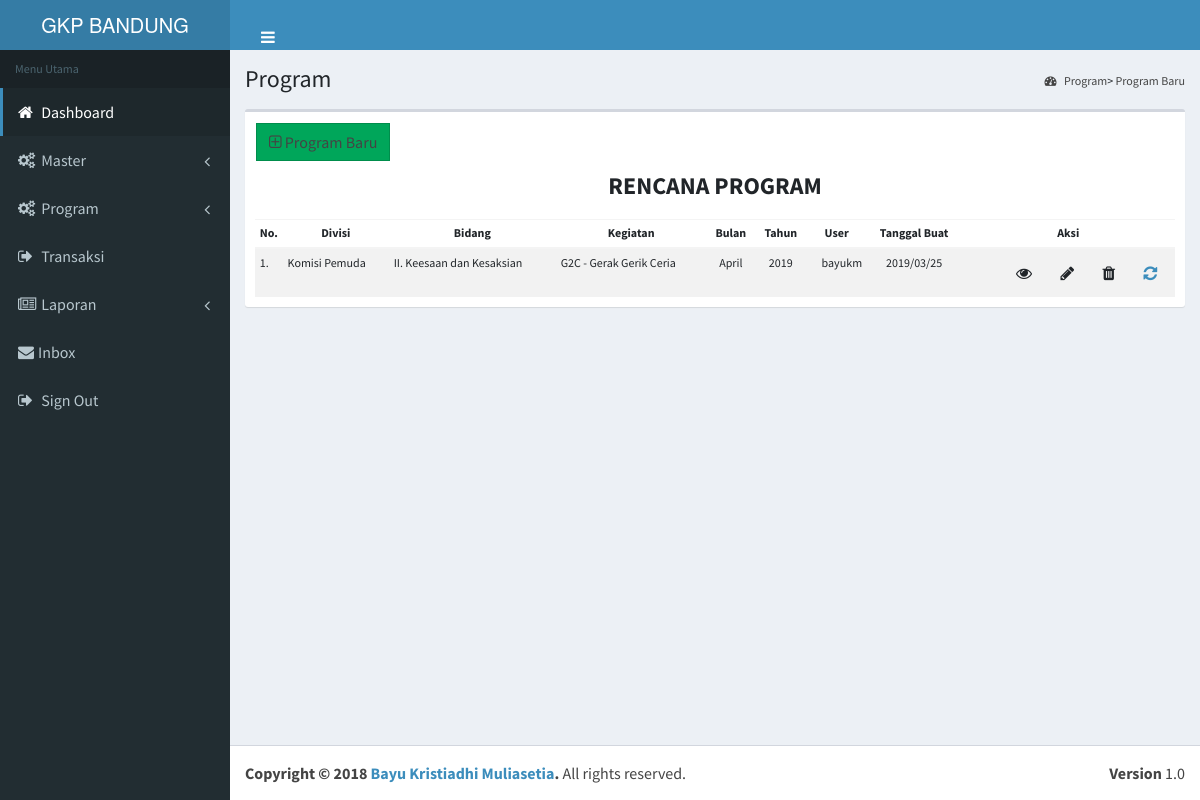
Screenshot of /main/program.php (signed in) with the database file from the repository.
### tables this page shows
CREATE TABLE `tbl_transaksi` (
  `trans_id` int(7) NOT NULL,
  `div_id` int(2) NOT NULL,
  `bid_id` int(2) NOT NULL,
  `usr_id` int(3) NOT NULL,
  `trans_tgl` timestamp NOT NULL DEFAULT CURRENT_TIMESTAMP,
  `update_tgl` datetime NOT NULL DEFAULT CURRENT_TIMESTAMP,
  `trans_stat` int(11) NOT NULL
);

CREATE TABLE `tbl_divisi` (
  `div_id` int(2) NOT NULL,
  `ktgdiv_id` int(2) NOT NULL,
  `div_nama` varchar(50) NOT NULL,
  `div_desc` varchar(100) NOT NULL
);

CREATE TABLE `tbl_bidang` (
  `bid_id` int(2) NOT NULL,
  `bid_nama` varchar(50) NOT NULL,
  `bid_desc` varchar(100) NOT NULL
);

CREATE TABLE `tbl_detkeg` (
  `trans_id` int(7) NOT NULL,
  `detkeg_id` int(7) NOT NULL,
  `bln_id` int(2) NOT NULL,
  `thn_desc` int(4) NOT NULL,
  `detkeg_nama` varchar(100) NOT NULL,
  `detkeg_jenis` varchar(200) NOT NULL,
  `detkeg_urai` text NOT NULL,
  `detkeg_ket` text,
  `detkeg_tgl` date DEFAULT NULL,
  `detkeg_tempat` varchar(100) NOT NULL,
  `detkeg_stat` int(11) NOT NULL
);

CREATE TABLE `tbl_bulan` (
  `bln_id` int(2) NOT NULL,
  `bln_name` varchar(20) NOT NULL
);

CREATE TABLE `tbl_tahun` (
  `thn_id` int(3) NOT NULL,
  `thn_desc` int(4) NOT NULL
);

CREATE TABLE `tbl_user` (
  `usr_id` int(3) NOT NULL,
  `role_id` int(2) NOT NULL,
  `ktgdiv_id` int(2) NOT NULL,
  `div_id` int(2) DEFAULT NULL,
  `bid_id` int(2) DEFAULT NULL,
  `jab_id` int(2) DEFAULT NULL,
  `usr_nama` varchar(25) NOT NULL,
  `usr_pswd` varchar(100) NOT NULL,
  `usr_name_comp` varchar(50) NOT NULL,
  `usr_email` varchar(35) DEFAULT NULL,
  `usr_phone` varchar(15) DEFAULT NULL,
  `usr_stat` tinyint(1) DEFAULT '1'
);

### main/program.php (shortened to what this page needs)
<?php
  include("../control/functions.php");
  $user = $_SESSION['username'];
  $get_user   = "SELECT * FROM tbl_user where usr_nama='$user'";
  $login    = mysqli_query($conn,$get_user);
  $row = mysqli_fetch_array($login,MYSQLI_ASSOC);
  $role = $row['role_id'];
  $ktgdiv =$row['ktgdiv_id'];
  $bidang = $row['bid_id'];
  $divi = $row['div_id'];
  $filt="";
  if($ktgdiv != '1' || $ktgdiv != '3')
  {
      if($bidang != '1')
      {
        $filt = "WHERE a.div_id = '$divi' AND a.bid_id = '$bidang' and a.trans_stat = '1'";
      }
      else
      {
        $filt = "WHERE a.div_id = '$divi' and a.trans_stat = '1'";
      }
  }
  else
  {
    $filt = "WHERE a.trans_stat = '1'";
  }
?>
<!DOCTYPE html>
<html>
<head>
  <link rel="stylesheet" href="../assets/bootstrap/css/bootstrap.min.css">
  <link rel="stylesheet" href="../assets/font-awesome/css/font-awesome.min.css">
  <link rel="stylesheet" href="../assets/plugins/jvectormap/jquery-jvectormap-1.2.2.css">
  <link rel="stylesheet" href="../assets/dist/css/AdminLTE.min.css">
  <link rel="stylesheet" href="../assets/dist/css/skins/_all-skins.min.css">
  <link rel="stylesheet" href="../assets/switch_btn.css">
  <link rel="stylesheet" href="../assets/plugins/datatables/jquery.datatables.min.css">
</head>
<body class="hold-transition skin-blue sidebar-mini">
<form method="post" action="?">
<div class="wrapper">
  <?php require_once("../main/header.php");?>
  <? echo sidebar();?>
  <div class="content-wrapper" id="konten">
    <section class="content-header" style="width: 100%;">
      <h1>
        Program
      </h1>
      <ol class="breadcrumb">
        <li><a href="#"><i class="fa fa-dashboard"></i> Program</a></li>
        <li><a href="#">Program Baru</a></li>
      </ol>
    </section>
    <section class="content" style="width: 100%;">
        <div class="col-xs-12">
          <div class="box">
            <table width="100%">
              <tr>
                <td>
                    <div class="box-header">
                    <a class="btn btn-success btn-flat" data-toggle="modal" data-target="#addProgram"><span class="fa fa-plus-square-o"></span> Program Baru</a>
                    </div>
                </td>
              </tr>
            </table>
            <div align="center"><h4><strong>RENCANA PROGRAM</strong></h4></div>
            <div class="box-body">
              <table id="laptab" class="table table-sm table-striped" style="font-size:12px;">
                <thead>
                <tr align="center">
                    <th width="10">No.</th>
                    <? if($role==1) { ?>
                      <th>Divisi</th>
                    <? }?>
                    <th>Bidang</th>
                    <th>Kegiatan</th>
                    <th>Bulan</th>
                    <th>Tahun</th>
                    <th>User</th>
                    <th>Tanggal Buat</th>
                    <th style="text-align:center;">Aksi</th>
                </tr>
                </thead>
                <tbody>
                  <?php
                        $i= 0;
                        $get_trans = "SELECT
                                        a.trans_id,
                                        a.trans_tgl,
                                        b.div_nama,
                                        c.bid_nama,
                                        d.usr_nama,
                                        e.bln_id,
                                        e.thn_desc,
                                        e.detkeg_nama
                                    FROM
                                        tbl_transaksi a
                                      LEFT JOIN tbl_divisi b ON a.div_id = b.div_id
                                      LEFT JOIN tbl_bidang c ON a.bid_id = c.bid_id
                                      LEFT JOIN tbl_user d ON a.usr_id = d.usr_id
                                      LEFT JOIN tbl_detkeg e ON a.trans_id = e.trans_id $filt
                                    ORDER BY e.bln_id DESC, a.trans_tgl ASC";
                        $exec_trans = mysqli_query($conn,$get_trans);
                        if(mysqli_num_rows($exec_trans) > 0)
                        {
                            while($row=mysqli_fetch_array($exec_trans,MYSQLI_ASSOC))
                            {
                                $i++;
                                $progId    = $row['trans_id'];
                                $bulan      = $row['bln_id'];
                                $get_bln    = "SELECT * FROM tbl_bulan WHERE bln_id = '$bulan'";
                                $exec_bln   = mysqli_query($conn,$get_bln);
                                $row_bln    = mysqli_fetch_array($exec_bln,MYSQLI_ASSOC);
                                $bln        = $row_bln['bln_name'];
                                $tahun      = $row['thn_desc'];
                                $get_thn    = "SELECT * FROM tbl_tahun WHERE thn_desc = '$tahun'";
                                $exec_thn   = mysqli_query($conn,$get_thn);
                                $row_thn    = mysqli_fetch_array($exec_thn,MYSQLI_ASSOC);
                                $thn        = $row_thn['thn_desc'];
                                $tgl_keg    = new DateTime($row['trans_tgl']);
                                ?>
                                <tr>
                                    <td><?php echo $i;?>.</td>
                                    <? if($role==1) { ?>
                                      <td><?php echo $row['div_nama'];?></td>
                                    <? }?>
                                    <td><?php echo $row['bid_nama'];?></td>
                                    <td><?php echo $row['detkeg_nama'];?></td>
                                    <td align="center"><?php echo $bln;?></td>
                                    <td align="center"><?php echo $thn;?></td>
                                    <td align="right"><?php echo $row['usr_nama']?></td>
                                    <td align="center"><?php echo date_format($tgl_keg,"Y/m/d");?></td>
                                    <td style="text-align:right;">
                                        <a class="btn" data-toggle="modal" data-target="#viewProgram<? echo $progId;?>"><span class="fa fa-eye"></span></a>
                                        <a class="btn" data-toggle="modal" data-target="#editProgram<? echo $progId;?>"><span class="fa fa-pencil"></span></a>
                                        <a class="btn" data-toggle="modal" data-target="#delProgram<? echo $progId;?>"><span class="fa fa-trash"></span></a>
                                        <a class="btn" href="<? refresh();?>"><span class="fa fa-refresh"></span></a>
                                    </td>
                                </tr>
                              <?
                            }
                        }
                        else
                        {
                            ?>
                            <tr>
                               <td colspan="8"><?php echo "Belum ada laporan";?></td>
                            </tr>
                            <?php
                        }
                  ?>
                </tbody>
              </table>
            </div>
          </div>
        </div>
    </section>
  </div>
  <?php require_once('../main/footer.php');?>
</form>
</body>
</html>

### rows the page displays
tbl_transaksi: div.div_nama "Komisi Pemuda", bid.bid_nama "II. Keesaan dan Kesaksian", tbl_detkeg.detkeg_nama "G2C - Gerak Gerik Ceria", tbl_bulan.bln_name "April", tbl_tahun.thn_desc "2019", usr.usr_nama "bayukm", trans_tgl "2019/03/25"
